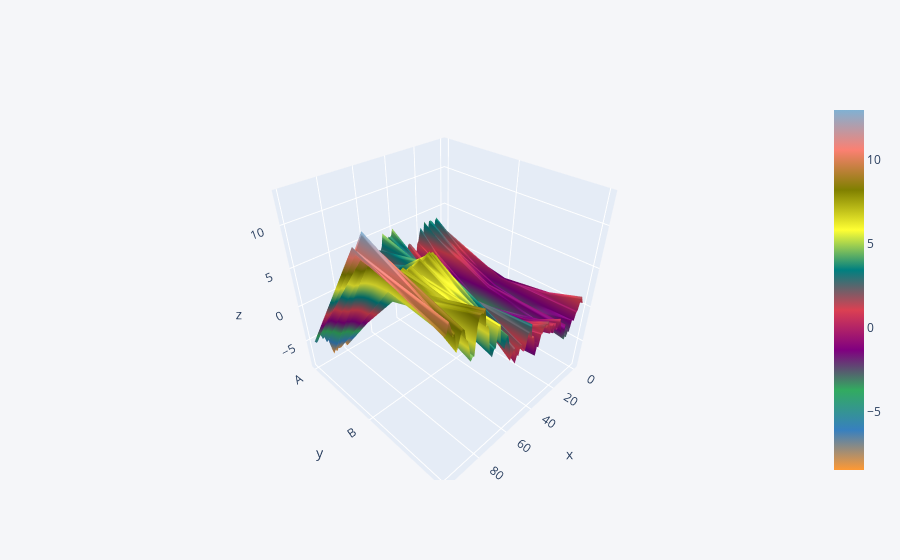

Source (notebook cell):
### Markdown cell above
### 3D Plot

### Code cell
df.iplot(kind = 'surface')

### Figure 1 — Plotly figure (JSON) as saved in the notebook; plotly's stock layout.template omitted (floating-point values rounded to 4 significant figures; data arrays with more than 128 entries replaced by an {"elided": "..."} marker saying what was removed)
{"data": [{"colorscale": [[0, "rgb(255, 153, 51)"], [0.1111, "rgb(55, 128, 191)"], [0.2222, "rgb(50, 171, 96)"], [0.3333, "rgb(128, 0, 128)"], [0.4444, "rgb(219, 64, 82)"], [0.5556, "rgb(0, 128, 128)"], [0.6667, "rgb(255, 255, 51)"], [0.7778, "rgb(128, 128, 0)"], [0.8889, "rgb(251, 128, 114)"], [1, "rgb(128, 177, 211)"]], "type": "surface", "x": [0, 1, 2, 3, 4, 5, 6, 7, 8, 9, 10, 11, 12, 13, 14, 15, 16, 17, 18, 19, 20, 21, 22, 23, 24, 25, 26, 27, 28, 29, 30, 31, 32, 33, 34, 35, 36, 37, 38, 39, 40, 41, 42, 43, 44, 45, 46, 47, 48, 49, 50, 51, 52, 53, 54, 55, 56, 57, 58, 59, 60, 61, 62, 63, 64, 65, 66, 67, 68, 69, 70, 71, 72, 73, 74, 75, 76, 77, 78, 79, 80, 81, 82, 83, 84, 85, 86, 87, 88, 89, 90, 91, 92, 93, 94, 95, 96, 97, 98, 99], "y": ["A", "B", "C"], "z": {"elided": "3x100 float values"}}], "layout": {"legend": {"bgcolor": "#F5F6F9", "font": {"color": "#4D5663"}}, "paper_bgcolor": "#F5F6F9", "plot_bgcolor": "#F5F6F9", "title": {"font": {"color": "#4D5663"}}, "xaxis": {"gridcolor": "#E1E5ED", "showgrid": true, "tickfont": {"color": "#4D5663"}, "title": {"font": {"color": "#4D5663"}, "text": ""}, "zerolinecolor": "#E1E5ED"}, "yaxis": {"gridcolor": "#E1E5ED", "showgrid": true, "tickfont": {"color": "#4D5663"}, "title": {"font": {"color": "#4D5663"}, "text": ""}, "zerolinecolor": "#E1E5ED"}}}
